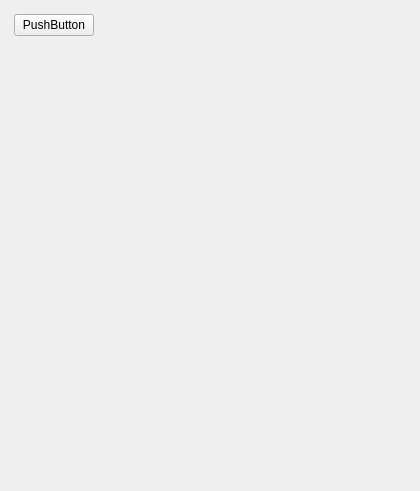
<?xml version="1.0" encoding="UTF-8"?>
<ui version="4.0">
 <class>MainWindow</class>
 <widget class="QMainWindow" name="MainWindow">
  <property name="geometry">
   <rect>
    <x>0</x>
    <y>0</y>
    <width>420</width>
    <height>491</height>
   </rect>
  </property>
  <property name="windowTitle">
   <string>MainWindow</string>
  </property>
  <widget class="QWidget" name="centralwidget">
   <widget class="QWidget" name="formLayoutWidget">
    <property name="geometry">
     <rect>
      <x>9</x>
      <y>9</y>
      <width>401</width>
      <height>471</height>
     </rect>
    </property>
    <layout class="QFormLayout" name="formLayout">
     <property name="leftMargin">
      <number>5</number>
     </property>
     <property name="topMargin">
      <number>5</number>
     </property>
     <property name="rightMargin">
      <number>5</number>
     </property>
     <property name="bottomMargin">
      <number>5</number>
     </property>
     <item row="0" column="0">
      <widget class="QPushButton" name="pushButton">
       <property name="text">
        <string>PushButton</string>
       </property>
      </widget>
     </item>
    </layout>
   </widget>
  </widget>
 </widget>
 <resources/>
 <connections/>
</ui>
